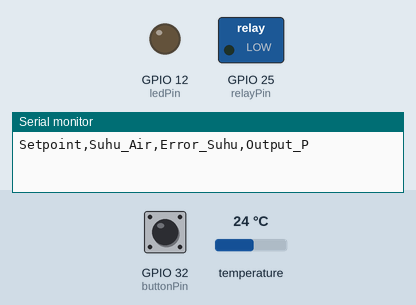
This sketch was run on a simulated ESP32. On the bench: switched loads named in the sketch (green lamp = pin HIGH), output pins drawn as LEDs (lit = HIGH), the last lines printed to the serial monitor. Inputs (shaded band) come from the test bench; at power-on: GPIO 32 (buttonPin) HIGH, temperature 24 °C.

Above: at 1.2 s.
1.3 s: GPIO 32 (buttonPin) pulled LOW for 1 s
At 3.5 s:
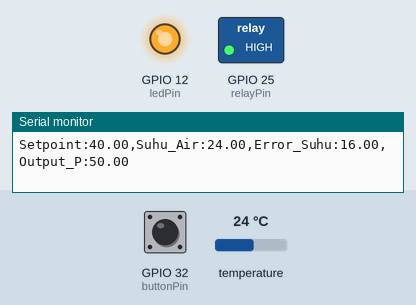
4.5 s: GPIO 32 (buttonPin) pulled LOW for 0.15 s
At 5.5 s:
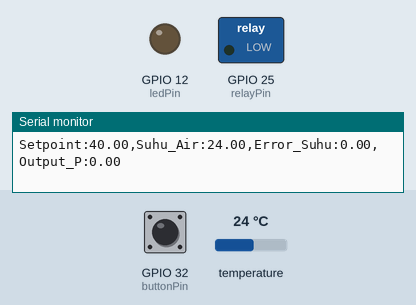
6.1 s: GPIO 32 (buttonPin) pulled LOW for 3.2 s
At 11.2 s:
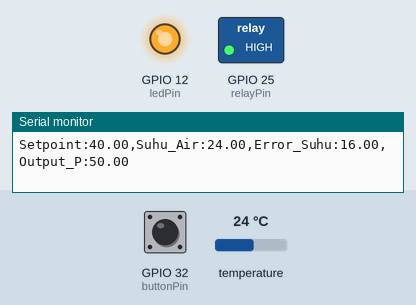
Timing chart, 0 to 12.7 s (numbered marks = the images above; inputs shaded):
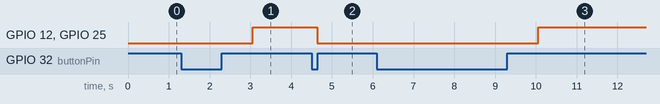

Measured:
- after the input at 1.3 s, GPIO 12 (ledPin), GPIO 25 (relayPin): LOW → HIGH after 1.8 s
- after the input at 4.5 s, GPIO 12 (ledPin), GPIO 25 (relayPin): HIGH → LOW after 0.14 s
- after the input at 6.1 s, GPIO 12 (ledPin), GPIO 25 (relayPin): LOW → HIGH after 4.0 s

The sketch:

heater_close-loop.ino
```cpp
#include <OneWire.h>
#include <DallasTemperature.h>

// --- KONFIGURASI PIN ---
const int oneWireBus = 5;
const int buttonPin = 32;
const int ledPin = 12;
const int relayPin = 25;

// --- PARAMETER KONTROLER ---
float setpoint = 40.0;
float Kp = 10.0;           // Gain Proporsional

// --- OBJEK & VARIABEL ---
OneWire oneWire(oneWireBus);
DallasTemperature sensors(&oneWire);

bool sistemAktif = false;
unsigned long lastPlotTime = 0;

void setup() {
  Serial.begin(115200);
  sensors.begin();

  pinMode(ledPin, OUTPUT);
  pinMode(relayPin, OUTPUT);
  pinMode(buttonPin, INPUT_PULLUP);

  digitalWrite(relayPin, LOW);
  digitalWrite(ledPin, LOW);

  // Header Serial Plotter (Opsional)
  Serial.println("Setpoint,Suhu_Air,Error_Suhu,Output_P");
}

void loop() {
  unsigned long now = millis();

  // --- 1. LOGIKA TOMBOL (Start/Stop) ---
  if (digitalRead(buttonPin) == LOW) {
    delay(50);
    if (digitalRead(buttonPin) == LOW) {
      sistemAktif = !sistemAktif;
      if (!sistemAktif) {
         digitalWrite(relayPin, LOW);
         digitalWrite(ledPin, LOW);
      }
      while(digitalRead(buttonPin) == LOW);
    }
  }

  // --- 2. LOOP KONTROL UTAMA ---
  if (now - lastPlotTime >= 500) { // Update setiap 0.5 detik
    lastPlotTime = now;

    sensors.requestTemperatures();
    float suhuAktual = sensors.getTempCByIndex(0);

    // Filter error sensor
    if (suhuAktual == -127.00) suhuAktual = 0;

    float error = 0;
    float outputP = 0;

    if (sistemAktif) {
      // --- RUMUS INTI ---
      // 1. Hitung Error (Selisih Setpoint - Suhu)
      error = setpoint - suhuAktual;

      // 2. Hitung Output P (Aksi Kontrol)
      outputP = Kp * error;

      // --- LOGIKA AKTUATOR SEDERHANA ---
      // Jika Output P Positif (> 0), artinya Suhu < Setpoint -> Heater NYALA
      // Jika Output P Negatif/Nol (<= 0), artinya Suhu >= Setpoint -> Heater MATI

      if (outputP > 0) {
        digitalWrite(relayPin, HIGH); // ON (Sesuaikan jika modul Active Low)
        digitalWrite(ledPin, HIGH);
      } else {
        digitalWrite(relayPin, LOW);  // OFF
        digitalWrite(ledPin, LOW);
      }
    } else {
      // Jika sistem standby, paksa semua nol
      error = 0;
      outputP = 0;
      digitalWrite(relayPin, LOW);
      digitalWrite(ledPin, LOW);
    }

    // --- 3. OUTPUT SERIAL PLOTTER ---
    // Format: Label:Nilai,Label:Nilai

    Serial.print("Setpoint:");
    Serial.print(setpoint);
    Serial.print(",");

    Serial.print("Suhu_Air:");
    Serial.print(suhuAktual);
    Serial.print(",");

    Serial.print("Error_Suhu:");
    Serial.print(error); // Ini yang diminta: Selisih Error
    Serial.print(",");

    // Kita limit tampilan grafik Output P agar tidak terlalu tinggi (Visual purpose only)
    float displayP = outputP;
    if (displayP > 50) displayP = 50;
    if (displayP < 0) displayP = 0;

    Serial.print("Output_P:");
    Serial.println(displayP);
  }
}
```
